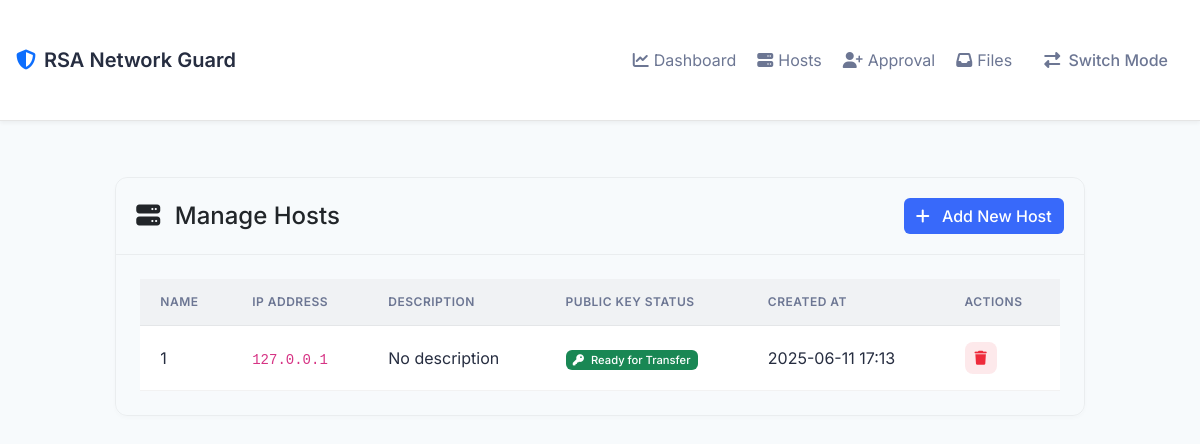
The page /receiver_hosts on the database as committed earlier.
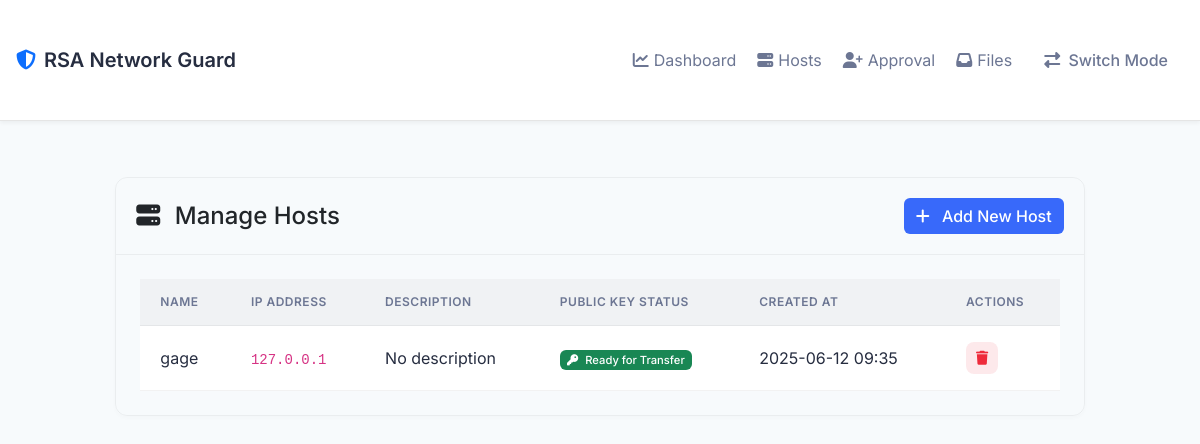
The same page on the database as committed later.
### models.py (models this page shows, shortened)
class Host(db.Model):
    id = db.Column(db.Integer, primary_key=True)
    name = db.Column(db.String(100), nullable=False)
    ip_address = db.Column(db.String(45), nullable=False)
    description = db.Column(db.Text)
    public_key = db.Column(db.Text)
    created_at = db.Column(db.DateTime, default=datetime.utcnow)
    created_by = db.Column(db.String(45))
    __table_args__ = (
        db.UniqueConstraint('name', 'ip_address', name='uix_host_name_ip'),
    )

### routes.py (the view)
@app.route('/receiver_hosts')
def receiver_hosts():
    client_ip = get_client_ip()
    hosts = Host.query.filter_by(ip_address=client_ip).all()
    return render_template('hosts.html', hosts=hosts, client_ip=client_ip)

### routes.py (called while the page is built)
def get_client_ip():
    ip = None
    if request.headers.get('X-Forwarded-For'):
        ip = request.headers.get('X-Forwarded-For').split(',')[0].strip()
    elif request.headers.get('X-Real-IP'):
        ip = request.headers.get('X-Real-IP')
    else:
        ip = request.remote_addr
    try:
        return ipaddress.ip_address(ip).exploded
    except ValueError:
        return None

### templates/hosts.html (shortened to what this page needs)
{% extends "base.html" %}
{% block content %}
<div class="row justify-content-center">
    <div class="col-lg-10">
        <div class="card mb-4">
            <div class="card-header d-flex justify-content-between align-items-center">
                <h4 class="mb-0">
                    <i class="fas fa-server me-2"></i>
                    Manage Hosts
                </h4>
                <button type="button" class="btn btn-primary" data-bs-toggle="modal" data-bs-target="#addHostModal">
                    <i class="fas fa-plus me-2"></i>
                    Add New Host
                </button>
            </div>
            <div class="card-body">
                {% if hosts %}
                <div class="table-responsive">
                    <table class="table table-hover">
                        <thead>
                            <tr>
                                <th>Name</th>
                                <th>IP Address</th>
                                <th>Description</th>
                                <th>Public Key Status</th>
                                <th>Created At</th>
                                <th>Actions</th>
                            </tr>
                        </thead>
                        <tbody>
                            {% for host in hosts %}
                            <tr>
                                <td>{{ host.name }}</td>
                                <td><code>{{ host.ip_address }}</code></td>
                                <td>{{ host.description or 'No description' }}</td>
                                <td>
                                    {% if host.public_key %}
                                    <span class="badge bg-success" data-bs-toggle="tooltip" title="This host can receive encrypted files">
                                        <i class="fas fa-key me-1"></i>
                                        Ready for Transfer
                                    </span>
                                    {% else %}
                                    <span class="badge bg-warning" data-bs-toggle="tooltip" title="RSA keys will be generated automatically">
                                        <i class="fas fa-spinner fa-spin me-1"></i>
                                        Generating Keys...
                                    </span>
                                    {% endif %}
                                </td>
                                <td>{{ host.created_at.strftime('%Y-%m-%d %H:%M') }}</td>
                                <td>
                                    <form action="{{ url_for('delete_host', host_id=host.id) }}" method="POST" class="d-inline">
                                        <button type="submit" class="btn btn-sm btn-danger" onclick="return confirm('Are you sure you want to delete this host?')">
                                            <i class="fas fa-trash"></i>
                                        </button>
                                    </form>
                                </td>
                            </tr>
                            {% endfor %}
                        </tbody>
                    </table>
                </div>
                {% else %}
                <div class="alert alert-info">
                    <i class="fas fa-info-circle me-2"></i>
                    No hosts have been added yet. Click the "Add New Host" button to add one.
                </div>
                {% endif %}
            </div>
        </div>
    </div>
</div>
{% endblock %}

### templates/base.html (shortened to what this page needs)
<!DOCTYPE html>
<html lang="en" data-bs-theme="light">
<head>
    <link href="https://cdn.jsdelivr.net/npm/bootstrap@5.3.0/dist/css/bootstrap.min.css" rel="stylesheet">
    <link rel="stylesheet" href="https://cdnjs.cloudflare.com/ajax/libs/font-awesome/6.4.0/css/all.min.css">
    <link rel="stylesheet" href="{{ url_for('static', filename='css/style.css') }}">
</head>
<body class="fade-in">
    <nav class="navbar navbar-expand-lg navbar-dark">
        <div class="container">
            <a class="navbar-brand d-flex align-items-center" href="{{ url_for('index') }}">
                <i class="fas fa-shield-alt me-2 text-primary"></i>
                <span>RSA Network Guard</span>
            </a>
            <div class="collapse navbar-collapse" id="navbarContent">
                <ul class="navbar-nav ms-auto">
                    {% if request.endpoint and 'receiver' in request.endpoint %}
                    <li class="nav-item">
                        <a class="nav-link d-flex align-items-center" href="{{ url_for('receiver_dashboard') }}">
                            <span class="nav-icon">
                                <i class="fas fa-chart-line"></i>
                            </span>
                            <span>Dashboard</span>
                        </a>
                    </li>
                    <li class="nav-item">
                        <a class="nav-link d-flex align-items-center" href="{{ url_for('receiver_hosts') }}">
                            <span class="nav-icon">
                                <i class="fas fa-server"></i>
                            </span>
                            <span>Hosts</span>
                        </a>
                    </li>
                    <li class="nav-item">
                        <a class="nav-link d-flex align-items-center" href="{{ url_for('receiver_host_approval') }}">
                            <span class="nav-icon">
                                <i class="fas fa-user-plus"></i>
                            </span>
                            <span>Approval</span>
                        </a>
                    </li>
                    <li class="nav-item">
                        <a class="nav-link d-flex align-items-center" href="{{ url_for('receiver_files') }}">
                            <span class="nav-icon">
                                <i class="fas fa-inbox"></i>
                            </span>
                            <span>Files</span>
                        </a>
                    </li>
                    {% endif %}
                    <li class="nav-item ms-2">
                        <a class="nav-link btn btn-outline-primary btn-sm px-3 switch-mode" href="{{ url_for('index') }}">
                            <i class="fas fa-exchange-alt me-1"></i>
                            Switch Mode
                        </a>
                    </li>
                </ul>
            </div>
        </div>
    </nav>
    <main class="container my-4">
        {% block content %}{% endblock %}
    </main>
</body>
</html>

### static/css/style.css (style rules this page uses)
:root { --primary-color: 210 100% 50%; --secondary-color: 220 13% 18%; --accent-color: 190 100% 50%; --success-color: 142 76% 36%; --warning-color: 45 100% 51%; --danger-color: 354 70% 54%; --info-color: 190 90% 50%; --background-color: 220 13% 13%; --surface-color: 220 13% 18%; --text-primary: 220 13% 91%; --text-secondary: 220 13% 71%; }
body { font-family: 'Segoe UI', Tahoma, Geneva, Verdana, sans-serif; background-color: var(--primary-color); color: var(--bs-dark); }
.card { box-shadow: 0 0.125rem 0.25rem rgba(0, 0, 0, 0.1); border: 1px solid var(--bs-border-color); border-radius: 0.5rem; overflow: hidden; }
.card-header { background-color: var(--secondary-color); border-bottom: 1px solid var(--bs-border-color); padding: 1rem; font-weight: bold; }
.card-body { padding: 1.5rem; }
.btn-primary { background-color: var(--accent-color); border-color: var(--accent-color); transition: background-color 0.3s ease; }
.table th { border-top: none; font-weight: 600; color: var(--bs-secondary-color); }
.badge { font-size: 0.7rem; font-weight: 500; }
.btn { font-weight: 500; transition: all 0.2s ease; }
.navbar-brand { font-weight: 600; }
:root { --primary-color: 225 95% 60%; --secondary-color: 220 15% 95%; --accent-color: 190 95% 45%; --success-color: 150 85% 40%; --warning-color: 45 95% 50%; --danger-color: 355 85% 55%; --info-color: 195 95% 50%; --background-color: 210 50% 98%; --surface-color: 0 0% 100%; --text-primary: 225 25% 20%; --text-secondary: 225 15% 50%; --card-border-radius: 12px; --button-border-radius: 8px; --input-border-radius: 6px; --shadow-sm: 0 2px 4px rgba(0,0,0,0.05); --shadow-md: 0 4px 6px rgba(0,0,0,0.07); --shadow-lg: 0 10px 15px rgba(0,0,0,0.1); --transition-base: all 0.3s ease; --header-height: 64px; }
body { background-color: hsla(var(--background-color) / 1); color: hsla(var(--text-primary) / 1); font-family: 'Inter', sans-serif; }
body { background-color: hsl(var(--background-color)); min-height: 100vh; }
.container { max-width: 1200px; padding: 2rem 1rem; }
.card { background: var(--surface-color); border-radius: var(--card-border-radius); border: 1px solid rgba(0,0,0,0.05); box-shadow: 0 2px 4px rgba(0,0,0,0.02); }
.card-header { background: transparent; border-bottom: 1px solid rgba(0,0,0,0.05); padding: 1.25rem; }
.table { --bs-table-hover-bg: rgba(0, 0, 0, 0.02); margin: 0; border-collapse: separate; border-spacing: 0; width: 100%; }
.table thead th { padding: 0.875rem 1.25rem; font-size: 0.75rem; font-weight: 600; text-transform: uppercase; letter-spacing: 0.5px; color: hsl(var(--text-secondary)); background-color: hsl(var(--secondary-color)); border-bottom: 1px solid rgba(0, 0, 0, 0.05); white-space: nowrap; }
.table tbody td { padding: 1rem 1.25rem; vertical-align: middle; border-bottom: 1px solid rgba(0, 0, 0, 0.05); color: hsl(var(--text-primary)); transition: background-color 0.15s ease-in-out; }
.table .btn { width: 32px; height: 32px; padding: 0; display: inline-flex; align-items: center; justify-content: center; font-size: 0.875rem; border-radius: 8px; transition: all 0.2s ease-in-out; }
.table .btn-danger { background: hsla(var(--danger-color) / 0.1); color: hsl(var(--danger-color)); border: none; }
.navbar { background-color: rgba(255,255,255,0.95); backdrop-filter: blur(10px); border-bottom: 1px solid rgba(0,0,0,0.1); box-shadow: var(--shadow-sm); }
.navbar-brand { color: hsla(var(--text-primary) / 1); font-weight: 600; }
.nav-link { color: hsla(var(--text-secondary) / 1); }
.switch-mode { color: hsla(var(--text-secondary) / 1) !important; }
#navbarContent > ul > li > a > span { margin-left: 5px; }
.btn-primary { background-color: hsla(var(--primary-color) / 1); border: none; color: #fff; }
.table > :not(caption) > * > * { padding: 1rem 0.75rem; }
.table tbody tr { transition: all 0.2s ease-in-out; }

Rows that differ between the two databases and show on the page:
removed Host: name "1", ip_address "127.0.0.1", description "No description", shows "Ready for Transfer", created_at "2025-06-11 17:13"
added Host: name "gage", ip_address "127.0.0.1", description "No description", shows "Ready for Transfer", created_at "2025-06-12 09:35"
